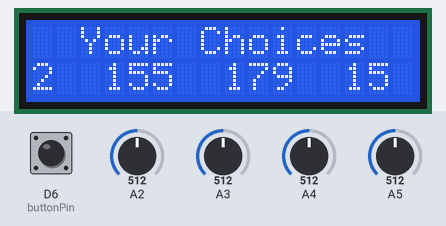
A sketch run on a simulated Arduino MKR. Parts: 16×2 character LCD. The test bench sets the inputs (shaded band); at power-on: A2 = 512, A3 = 512, A4 = 512, A5 = 512, D6 (buttonPin) LOW. WiFi joins after 1.5 s; servers stay silent unless stated; uploads are accepted with an empty reply; not simulated (calls return 0 or success): arduino_secrets.h; what the sketch prints to the serial monitor is not drawn.

Above: at 2.7 s.
2.8 s: A2 set to 350
At 4.0 s:
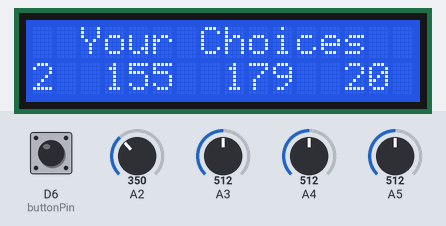
5.5 s: A3 set to 350
At 6.9 s:
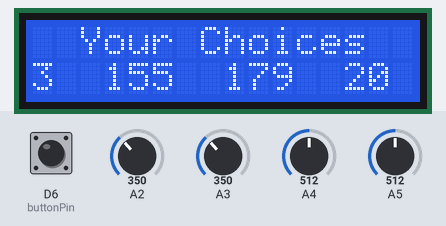
8.2 s: A4 set to 350
At 10.3 s:
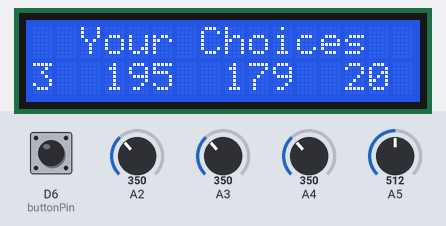
11.0 s: A5 set to 350
At 12.0 s:
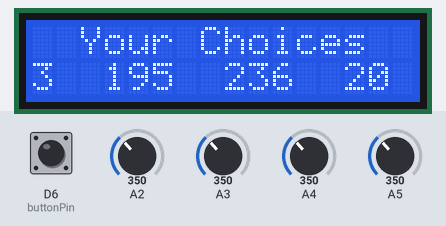
13.7 s: A2 set to 370
At 16.6 s:
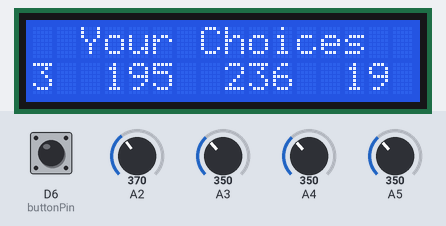
17.1 s: A4 set to 370
At 18.3 s:
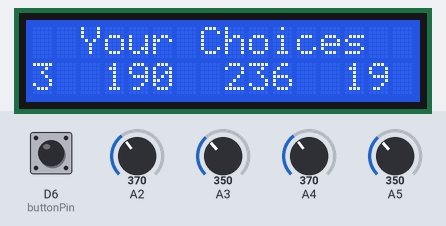
Timing chart, 0 to 20.1 s (numbered marks = the images above; inputs shaded):
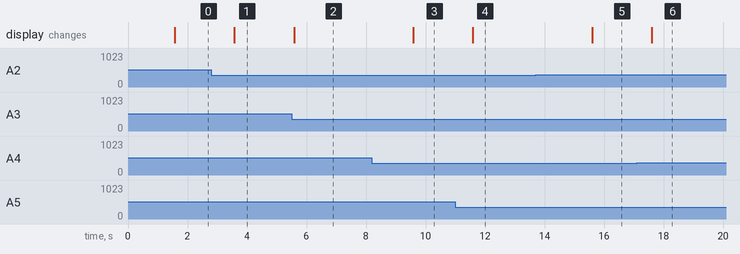

Measured:
- after the input at 2.8 s, the display: changes after 0.78 s (image 1)
- after the input at 5.5 s, the display: changes after 0.08 s (image 2)
- after the input at 8.2 s, the display: changes after 1.4 s (image 3)
- after the input at 11.0 s, the display: changes after 0.59 s (image 4)
- after the input at 13.7 s, the display: changes after 1.9 s (image 5)
- after the input at 17.1 s, the display: changes after 0.51 s (image 6)

The sketch:

danceStep.ino
```cpp
/*
  Simple POST client for ArduinoHttpClient library
  Connects to server once every five seconds, sends a POST request
  and a request body


  created 14 Feb 2016
  by Tom Igoe

  this example is in the public domain
 */

// all the restful beauty
#include <ArduinoHttpClient.h>
#include <WiFi101.h>
#include "arduino_secrets.h"

// we are using a LCD screen
#include <LiquidCrystal.h>


/////// Wifi Settings ///////
char ssid[] = SECRET_SSID;
char pass[] = SECRET_PASS;

char serverAddress[] = "128.122.6.151";  // server address
int port = 8080;

WiFiClient wifi;
//HttpClient client = HttpClient(wifi, serverAddress, port);
int status = WL_IDLE_STATUS;
String response;
int statusCode = 0;


/////// LCD settings ///////
const int rs = 12, en = 11, d4 = 5, d5 = 4, d6 = 3, d7 = 2;
LiquidCrystal lcd(7, 8, 9, 10, 11, 12);


/////// button & potentiometer settings + logic ///////
const int buttonPin = 6;
int onSwitch = 0;
const int potPinStyle = 3;
const int potPinTempo = 4;
const int potPinColor = 5;
const int potPinFeet = 2;

int buttonPushCounter = 0;   // counter for the number of button presses
int buttonPushCounterCurrent = 0;
int buttonState = 0;         // current state of the button
int lastButtonState = 0;     // previous state of the button


void setup() {
  Serial.begin(9600);

    // initialize the pushbutton pin as an input:
  pinMode(buttonPin, INPUT);
   // set up the LCD's number of columns and rows:
  lcd.begin(16, 2);
  // Print a message to the LCD.
  lcd.print("hello, dancers!");

  //connect to wifi
  while ( status != WL_CONNECTED) {
    Serial.print("Attempting to connect to Network named: ");
    Serial.println(ssid);                   // print the network name (SSID);

    // Connect to WPA/WPA2 network:
    status = WiFi.begin(ssid, pass);
  }

  // print the SSID of the network you're attached to:
  Serial.print("SSID: ");
  Serial.println(WiFi.SSID());

  // print your WiFi shield's IP address:
  IPAddress ip = WiFi.localIP();
  Serial.print("IP Address: ");
  Serial.println(ip);
}

void loop() {
  /////// READ BUTTONS & POTENTIOMETERS ///////
  buttonState = digitalRead(buttonPin);

  // compare the buttonState to its previous state
  if (buttonState != lastButtonState) {
    // if the state has changed, increment the counter
    if (buttonState == HIGH) {
      // if the current state is HIGH then the button went from off to on:
      buttonPushCounter++;
      if (onSwitch == 0) {
        onSwitch = 1;
      } else {
        onSwitch = 0;
      }
      }
    delay(50);
    }
    lastButtonState = buttonState; // save the current state as the last state


    // potentiometer reading, mapping and display on LCD
    int readingStyle  = analogRead(potPinStyle);
    int readingTempo  = analogRead(potPinTempo);
    int readingColor  = analogRead(potPinColor);
    int readingFeet  = analogRead(potPinFeet);
    int styleVal = 0;
    int tempoVal = 0;
    int colorVal = 0;
    int feetVal = 0;

    styleVal = map((- readingStyle + 1023), 0, 1023, 1, 5);
    tempoVal = map((- readingTempo + 1023), 0, 1023, 30, 281);
    colorVal = map((- readingColor + 1023), 0, 1023, 0, 360);
    feetVal = map((- readingFeet + 1023), 0, 1023, 3, 29);

    //write to LCD screen
    lcd.setCursor(0, 0);
    lcd.print("  Your Choices " );
    lcd.setCursor(0, 1);
    lcd.print(styleVal);
    // arrange it for display position, vary between 3 or 2 digits
    if (tempoVal < 281) {
      if (tempoVal < 100) {
        lcd.setCursor(3, 1);
        lcd.print(" ");
        lcd.print(tempoVal);
      }
      else {
        lcd.setCursor(3, 1);
        lcd.print(tempoVal);
      }
    };
    if (colorVal < 360) {
      if (colorVal < 100) {
        lcd.setCursor(8, 1);
        lcd.print(" ");
        lcd.print(colorVal);
      } else {
        lcd.setCursor(8, 1);
        lcd.print(colorVal);
      }
    };
    if (feetVal < 29) {
      if (feetVal < 10) {
        lcd.setCursor(13, 1);
        lcd.print(" ");
        lcd.print(feetVal);
      } else {
        lcd.setCursor(13, 1);
        lcd.print(feetVal);
      }
    }

  /////// RESTFUL BEAUTY ///////
  Serial.println("making POST request");
  String contentType = "application/json";
  String postDataConnect = "{\"connect\":\"" + String("true") + "\"}";
  String postDataPeople = "{\"numPeople\":\"" + String(feetVal) + "\"}";
  String postDataColor = "{\"floorHue\":\"" + String(colorVal) + "\"}";
  String postDataDance = "{\"danceNum\":\"" + String(styleVal) + "\"}";
  String postDataTempo = "{\"tempoVal\":\"" + String(tempoVal) + "\"}";

  String postConnect = String(postDataConnect);
  String postPeople = String(postDataPeople);
  String postColor = String(postDataColor);
  String postDance = String(postDataDance);
  String postTempo = String(postDataTempo);

  Serial.println(postConnect);
  Serial.println(postPeople);
  Serial.println(postColor);
  Serial.println(postDance);
  Serial.println(postTempo);

  HttpClient clientC = HttpClient(wifi, serverAddress, port);
  clientC.post("/connect", contentType, postConnect);
  delay(200);
  HttpClient clientP = HttpClient(wifi, serverAddress, port);
  clientP.post("/people", contentType, postPeople);
  delay(200);
  HttpClient clientH = HttpClient(wifi, serverAddress, port);
  clientH.post("/color", contentType, postColor);
  delay(200);
   HttpClient clientD = HttpClient(wifi, serverAddress, port);
  clientD.post("/dance", contentType, postDance);
  delay(200);
   HttpClient clientT = HttpClient(wifi, serverAddress, port);
  clientT.post("/tempo", contentType, postTempo);
  delay(200);

}
```
